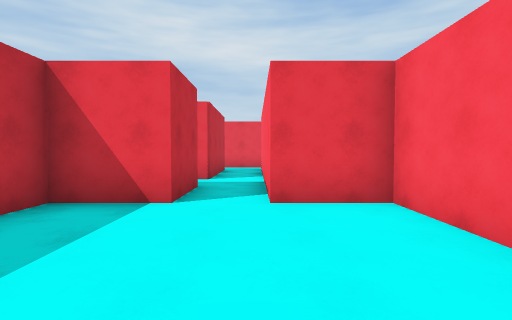
View 1 (above)

24 first-person views from a walk through a 3-D level made in the Unity game engine. The camera is 1.5 m above the floor, tilts 2° down and sees 85° across. The floor is counted in squares, 2 m on a side. Each view is taken from the middle of a square. On the plan, view 1 faces up. The plan holds only what a view shows up to about 10 squares ahead; the rest is blank. The place goes on beyond the plan. The player is left out. Some animated figures are left out. Surface patterns are stand-ins for the level's own textures.

View 2
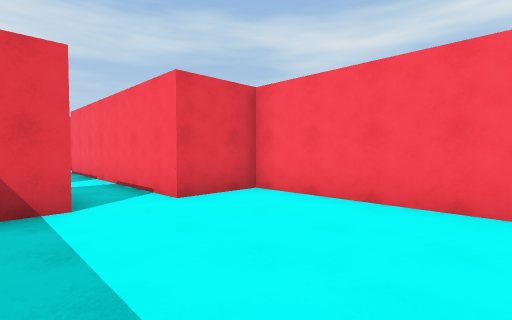

View 3
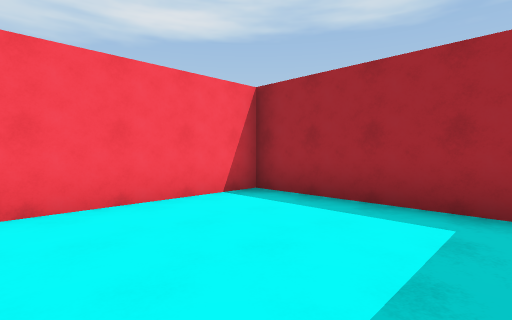

View 4
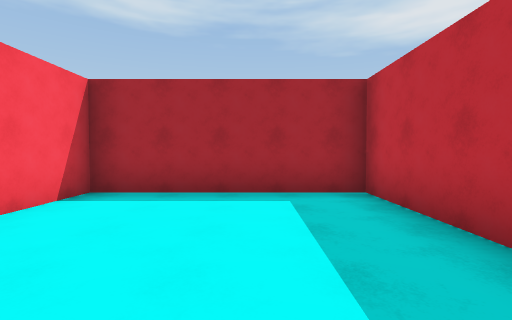

View 5
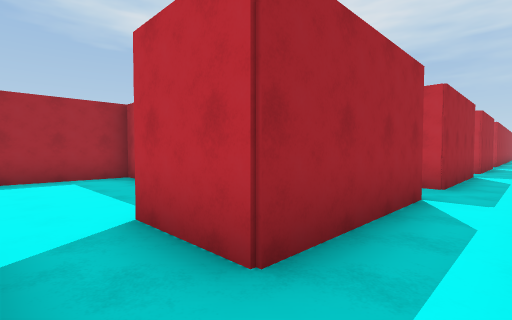

View 6
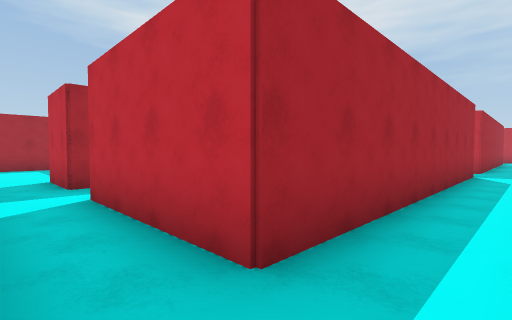

View 7
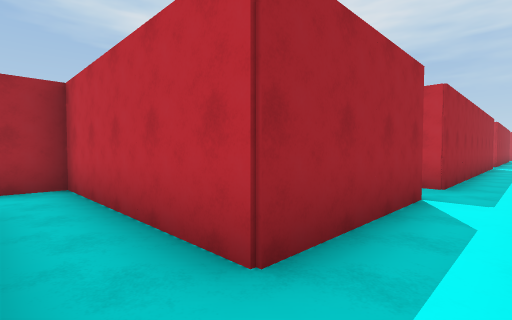

View 8
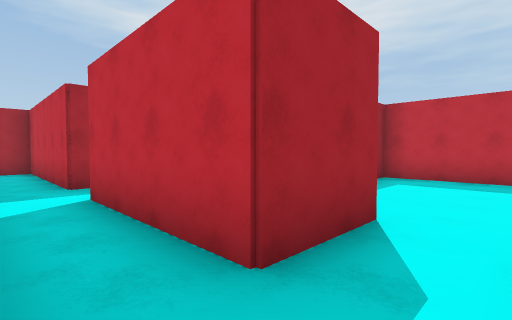

View 9
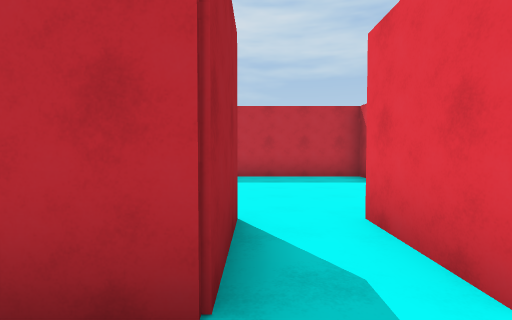

View 10
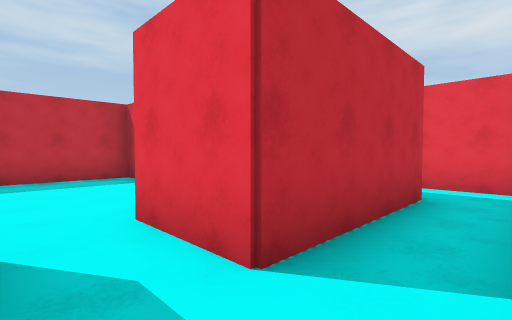

View 11
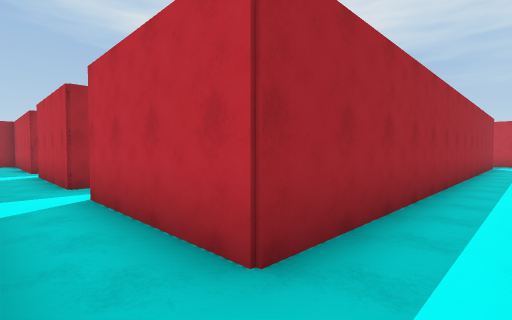

View 12
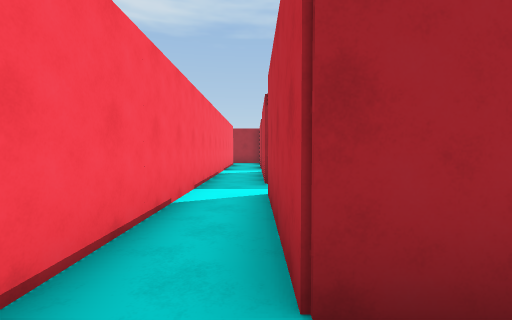

View 13
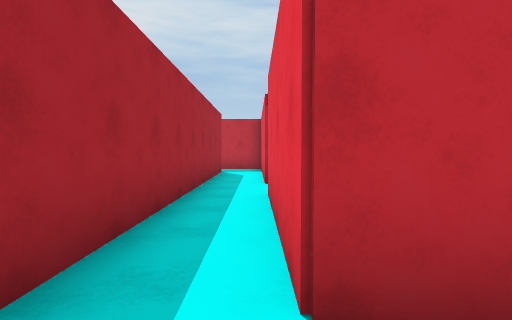

View 14
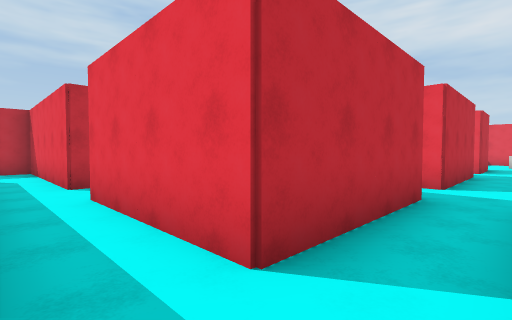

View 15
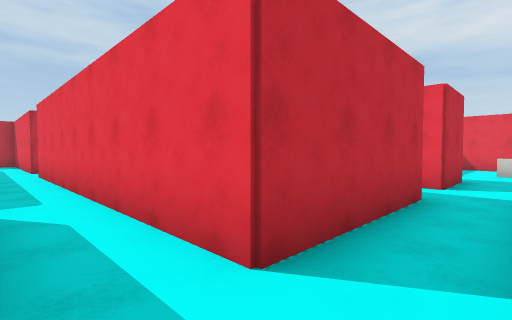

View 16
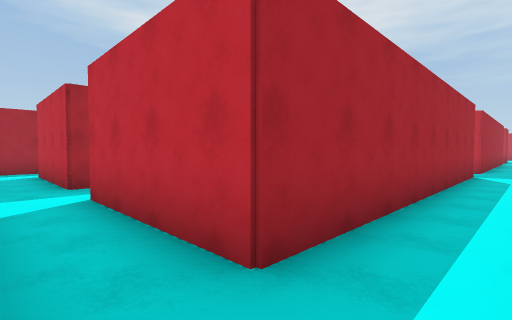

View 17
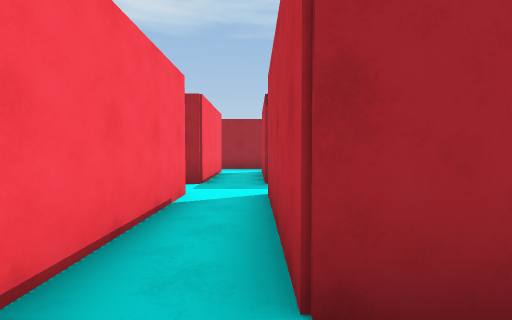

View 18
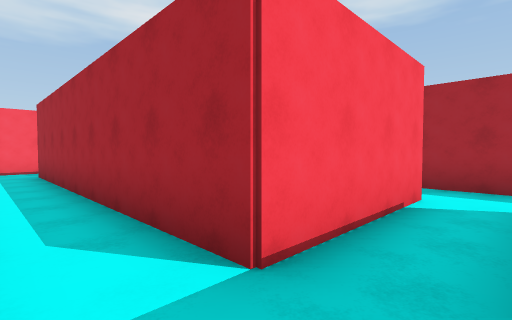

View 19
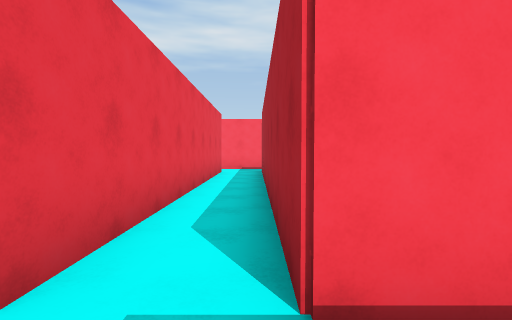

View 20
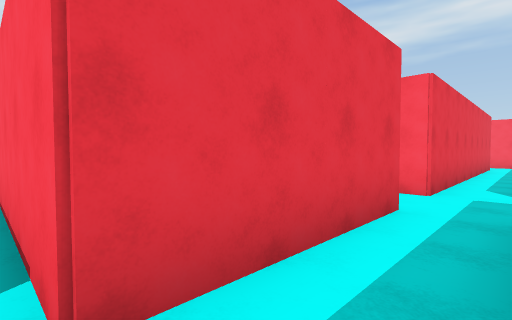

View 21
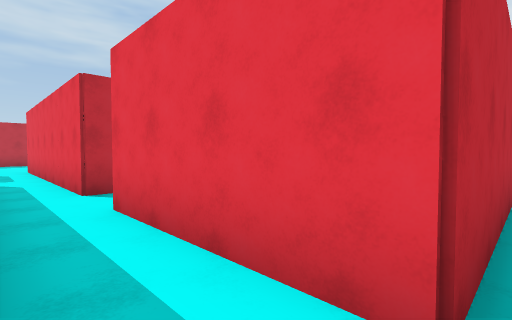

View 22
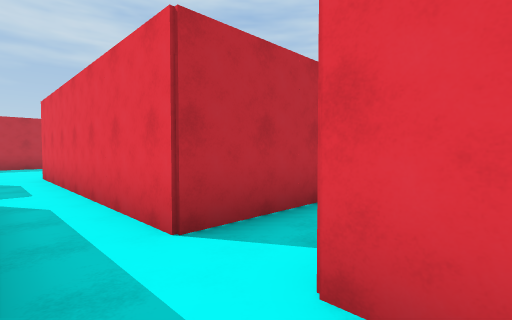

View 23
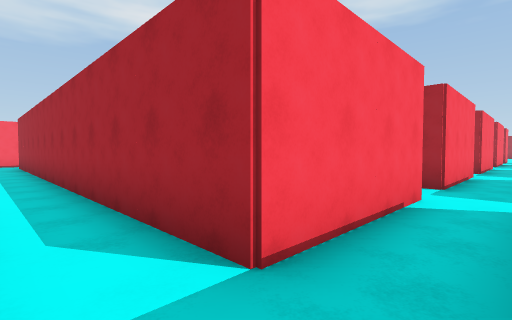

View 24
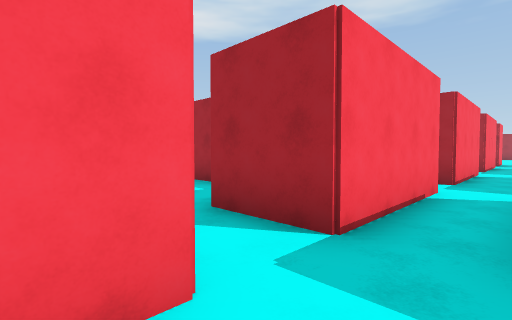

### Floor plan
Points are (right, up) in squares from view 1. A wall is a line through its corners. A room is listed if a view was taken in it or the views show most of it. See-through windows are left out.
Room 1 (views 1, 2, 3)
walls: (-1.2, 4) (-3, 4) (-3, -1) (2, -1) (2, 4) (0.2, 4)
ways out: opening at (-0.5, 4.5) to room 2
Room 2 (views 4, 5, 6, 7, 8, 9, 10, 11, 12, 13, 14, 15, 16, 17, 18, 19, 20, 21, 22, 23, 24)
walls: (-9.8, 17.1) (-9.8, 20.8) (3.8, 20.8) (3.8, 17.2) (1.9, 17.2); (-9.8, 12.2) (-9.8, 15.8) (-7.9, 15.8); (-6.2, 22.6) (-6.2, 22.2) (-11.2, 22.2) (-11.2, 21.4); (-12.9, 10.8) (-11.1, 10.8); (-10.8, 25.8) (-9.4, 25.8); (0.2, 22.2) (0.2, 25.8); (-9.8, 7.2) (-9.8, 10.8) (-1.2, 10.8) (-1.2, 7.2); (1.9, 15.8) (3.8, 15.8) (3.8, 12.2); (-9.8, 27.2) (-9.8, 30.8) (-1.2, 30.8) (-1.2, 27.2) (-9.8, 27.2); (-11.2, 27.2) (-13, 27.2); (-1.6, 25.8) (-1.2, 25.8) (-1.2, 22.2) (-4.8, 22.2); (-4.9, 5.8) (-1.2, 5.8) (-1.2, 4); (-9.8, 5.1) (-9.8, 5.8) (-6.2, 5.8) (-6.2, 5.4); (-12.9, 5.8) (-11.1, 5.8); (0.2, 27.2) (0.2, 31.6); (4.8, 22.2) (3.4, 22.2); (5.2, 12) (5.2, 20.8); (-12.9, 30.8) (-11.1, 30.8); (0.2, 4) (0.2, 10.8) (3.8, 10.8) (3.8, 5.8) (4.8, 5.8); (-11.2, 34.5) (-11.2, 32.2) (-14.8, 32.2) (-14.8, 34.5); (-1.2, 34.1) (-1.2, 32.2) (-9.8, 32.2) (-9.8, 32.8); (-16.2, 34.5) (-16.2, 32.2) (-19.5, 32.2)
ways out: opening at (-0.5, 4.5) to room 1; opening at (-8.5, 16.5); opening at (2.5, 16.5)

Positions as (right, up) in squares from view 1, and headings:
1: (0, 0), facing up
2: (-2, 0), facing up-right
3: (-2, 3), facing down-right
4: (-1, 4), facing down
5: (0, 7), facing down-left
6: (0, 12), facing down-left
7: (5, 12), facing down-left
8: (5, 17), facing down-left
9: (5, 16), facing left
10: (5, 16), facing up-left
11: (5, 22), facing down-left
12: (4, 22), facing down
13: (0, 22), facing left
14: (0, 21), facing up-left
15: (0, 26), facing up-left
16: (0, 32), facing down-left
17: (-1, 32), facing down
18: (-11, 32), facing down-right
19: (-11, 31), facing right
20: (-15, 31), facing up-right
21: (-11, 31), facing up-left
22: (-14, 31), facing up-left
23: (-11, 22), facing down-right
24: (-11, 18), facing down-right
